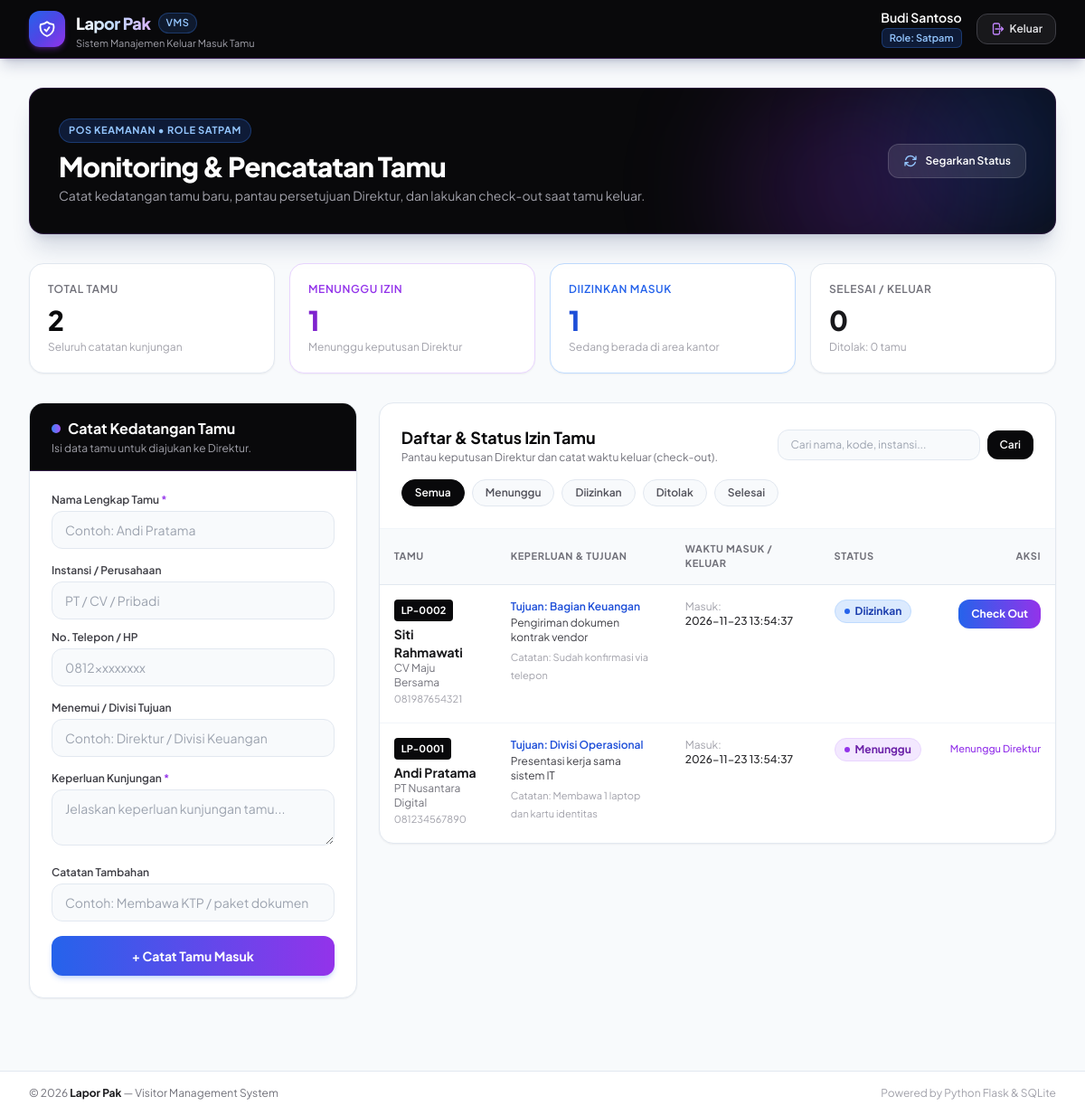
Page /satpam (signed in) on the committed database.
### tables this page shows
CREATE TABLE visitors (
            id INTEGER PRIMARY KEY AUTOINCREMENT,
            visitor_code TEXT NOT NULL UNIQUE,
            name TEXT NOT NULL,
            company TEXT,
            phone TEXT,
            purpose TEXT NOT NULL,
            host_name TEXT,
            notes TEXT,
            status TEXT NOT NULL DEFAULT 'Menunggu'
                CHECK(status IN ('Menunggu', 'Diizinkan', 'Ditolak', 'Selesai')),
            check_in_time TEXT NOT NULL,
            decision_time TEXT,
            decision_by TEXT,
            rejection_reason TEXT,
            check_out_time TEXT,
            recorded_by TEXT NOT NULL
        );

### app.py (the view)
@app.route("/satpam")
@login_required(role="satpam")
def satpam_dashboard():
    status_filter = request.args.get("status", "Semua")
    search_query = request.args.get("q", "").strip()
    conn = get_db_connection()
    stats = get_visitor_stats(conn)
    query = "SELECT * FROM visitors WHERE 1=1"
    params = []
    if status_filter != "Semua":
        query += " AND status = ?"
        params.append(status_filter)
    if search_query:
        query += " AND (name LIKE ? OR company LIKE ? OR visitor_code LIKE ? OR host_name LIKE ?)"
        like_val = f"%{search_query}%"
        params.extend([like_val, like_val, like_val, like_val])
    query += " ORDER BY id DESC"
    visitors = conn.execute(query, params).fetchall()
    conn.close()
    return render_template(
        "satpam.html",
        visitors=visitors,
        stats=stats,
        status_filter=status_filter,
        search_query=search_query,
    )

### templates/satpam.html (shortened to what this page needs)
{% extends "base.html" %}
{% block content %}
<div class="max-w-7xl mx-auto px-4 sm:px-6 lg:px-8 py-8 space-y-8">
    <div class="bg-zinc-950 text-white rounded-2xl p-6 sm:p-8 shadow-xl shadow-blue-950/15 border border-purple-500/20 relative overflow-hidden">
        <div class="absolute -right-16 -top-16 w-64 h-64 bg-blue-600/20 rounded-full blur-3xl pointer-events-none"></div>
        <div class="absolute right-24 -bottom-20 w-64 h-64 bg-purple-600/20 rounded-full blur-3xl pointer-events-none"></div>
        <div class="relative flex flex-col sm:flex-row sm:items-center sm:justify-between gap-4">
            <div>
                <span class="inline-flex items-center gap-1.5 px-2.5 py-1 rounded-full text-[11px] font-bold uppercase tracking-wider bg-blue-600/20 text-blue-300 border border-blue-500/30 mb-2">
                    Pos Keamanan • Role Satpam
                </span>
                <h1 class="text-2xl sm:text-3xl font-extrabold tracking-tight">
                    Monitoring &amp; Pencatatan Tamu
                </h1>
                <p class="text-sm text-zinc-400 mt-1">
                    Catat kedatangan tamu baru, pantau persetujuan Direktur, dan lakukan check-out saat tamu keluar.
                </p>
            </div>
            <a href="{{ url_for('satpam_dashboard') }}"
               class="self-start sm:self-center inline-flex items-center gap-2 px-4 py-2.5 rounded-xl text-xs font-semibold bg-white/10 hover:bg-white/15 text-white border border-white/15 transition">
                Segarkan Status
            </a>
        </div>
    </div>
    <div class="grid grid-cols-2 lg:grid-cols-4 gap-4">
        <div class="bg-white rounded-2xl p-5 border border-slate-200 shadow-sm">
            <p class="text-xs font-semibold uppercase tracking-wider text-zinc-500">Total Tamu</p>
            <p class="text-3xl font-extrabold text-zinc-950 mt-2">{{ stats.total }}</p>
            <p class="text-xs text-zinc-400 mt-1">Seluruh catatan kunjungan</p>
        </div>
        <div class="bg-white rounded-2xl p-5 border border-purple-200 shadow-sm">
            <p class="text-xs font-semibold uppercase tracking-wider text-purple-600">Menunggu Izin</p>
            <p class="text-3xl font-extrabold text-purple-700 mt-2">{{ stats.menunggu }}</p>
            <p class="text-xs text-zinc-400 mt-1">Menunggu keputusan Direktur</p>
        </div>
        <div class="bg-white rounded-2xl p-5 border border-blue-200 shadow-sm">
            <p class="text-xs font-semibold uppercase tracking-wider text-blue-600">Diizinkan Masuk</p>
            <p class="text-3xl font-extrabold text-blue-700 mt-2">{{ stats.diizinkan }}</p>
            <p class="text-xs text-zinc-400 mt-1">Sedang berada di area kantor</p>
        </div>
        <div class="bg-white rounded-2xl p-5 border border-slate-200 shadow-sm">
            <p class="text-xs font-semibold uppercase tracking-wider text-zinc-500">Selesai / Keluar</p>
            <p class="text-3xl font-extrabold text-zinc-900 mt-2">{{ stats.selesai }}</p>
            <p class="text-xs text-zinc-400 mt-1">Ditolak: {{ stats.ditolak }} tamu</p>
        </div>
    </div>
    <div class="grid grid-cols-1 lg:grid-cols-12 gap-6 items-start">
        <div class="lg:col-span-4 bg-white rounded-2xl border border-slate-200 shadow-sm overflow-hidden">
            <div class="bg-zinc-950 px-6 py-4 border-b border-purple-500/25">
                <h2 class="text-base font-bold text-white flex items-center gap-2">
                    <span class="w-2.5 h-2.5 rounded-full bg-gradient-to-r from-blue-500 to-purple-500"></span>
                    Catat Kedatangan Tamu
                </h2>
                <p class="text-xs text-zinc-400 mt-0.5">Isi data tamu untuk diajukan ke Direktur.</p>
            </div>
            <form method="POST" action="{{ url_for('satpam_checkin') }}" class="p-6 space-y-4">
                <div>
                    <label for="name" class="block text-xs font-semibold text-zinc-700 mb-1">
                        Nama Lengkap Tamu <span class="text-purple-600">*</span>
                    </label>
                    <input type="text" id="name" name="name" required placeholder="Contoh: Andi Pratama"
                           class="w-full px-3.5 py-2.5 rounded-xl border border-slate-200 bg-slate-50 text-sm focus:outline-none focus:ring-2 focus:ring-blue-600 focus:bg-white transition" />
                </div>
                <div class="grid grid-cols-1 sm:grid-cols-2 lg:grid-cols-1 xl:grid-cols-2 gap-3">
                    <div>
                        <label for="company" class="block text-xs font-semibold text-zinc-700 mb-1">Instansi / Perusahaan</label>
                        <input type="text" id="company" name="company" placeholder="PT / CV / Pribadi"
                               class="w-full px-3.5 py-2.5 rounded-xl border border-slate-200 bg-slate-50 text-sm focus:outline-none focus:ring-2 focus:ring-blue-600 focus:bg-white transition" />
                    </div>
                    <div>
                        <label for="phone" class="block text-xs font-semibold text-zinc-700 mb-1">No. Telepon / HP</label>
                        <input type="text" id="phone" name="phone" placeholder="0812xxxxxxxx"
                               class="w-full px-3.5 py-2.5 rounded-xl border border-slate-200 bg-slate-50 text-sm focus:outline-none focus:ring-2 focus:ring-blue-600 focus:bg-white transition" />
                    </div>
                </div>
                <div>
                    <label for="host_name" class="block text-xs font-semibold text-zinc-700 mb-1">Menemui / Divisi Tujuan</label>
                    <input type="text" id="host_name" name="host_name" placeholder="Contoh: Direktur / Divisi Keuangan"
                           class="w-full px-3.5 py-2.5 rounded-xl border border-slate-200 bg-slate-50 text-sm focus:outline-none focus:ring-2 focus:ring-blue-600 focus:bg-white transition" />
                </div>
                <div>
                    <label for="purpose" class="block text-xs font-semibold text-zinc-700 mb-1">
                        Keperluan Kunjungan <span class="text-purple-600">*</span>
                    </label>
                    <textarea id="purpose" name="purpose" rows="2" required placeholder="Jelaskan keperluan kunjungan tamu..."
                              class="w-full px-3.5 py-2.5 rounded-xl border border-slate-200 bg-slate-50 text-sm focus:outline-none focus:ring-2 focus:ring-purple-600 focus:bg-white transition"></textarea>
                </div>
                <div>
                    <label for="notes" class="block text-xs font-semibold text-zinc-700 mb-1">Catatan Tambahan</label>
                    <input type="text" id="notes" name="notes" placeholder="Contoh: Membawa KTP / paket dokumen"
                           class="w-full px-3.5 py-2.5 rounded-xl border border-slate-200 bg-slate-50 text-sm focus:outline-none focus:ring-2 focus:ring-blue-600 focus:bg-white transition" />
                </div>
                <button type="submit"
                        class="w-full py-3 px-4 rounded-xl text-sm font-bold text-white bg-gradient-to-r from-blue-600 to-purple-600 hover:from-blue-700 hover:to-purple-700 shadow-md shadow-blue-600/20 transition">
                    + Catat Tamu Masuk
                </button>
            </form>
        </div>
        <div class="lg:col-span-8 bg-white rounded-2xl border border-slate-200 shadow-sm overflow-hidden">
            <div class="p-6 border-b border-slate-100 space-y-4">
                <div class="flex flex-col sm:flex-row sm:items-center sm:justify-between gap-3">
                    <div>
                        <h2 class="text-lg font-bold text-zinc-950">Daftar &amp; Status Izin Tamu</h2>
                        <p class="text-xs text-zinc-500">Pantau keputusan Direktur dan catat waktu keluar (check-out).</p>
                    </div>
                    <form method="GET" action="{{ url_for('satpam_dashboard') }}" class="flex items-center gap-2">
                        <input type="text" name="q" value="{{ search_query }}" placeholder="Cari nama, kode, instansi..."
                               class="px-3.5 py-2 rounded-xl border border-slate-200 bg-slate-50 text-xs w-48 sm:w-56 focus:outline-none focus:ring-2 focus:ring-blue-600" />
                        <button type="submit"
                                class="px-3.5 py-2 rounded-xl bg-zinc-950 hover:bg-zinc-800 text-white text-xs font-semibold transition">
                            Cari
                        </button>
                    </form>
                </div>
                <div class="flex flex-wrap gap-2">
                    {% for st in ['Semua', 'Menunggu', 'Diizinkan', 'Ditolak', 'Selesai'] %}
                    <a href="{{ url_for('satpam_dashboard', status=st, q=search_query) }}"
                       class="px-3.5 py-1.5 rounded-full text-xs font-semibold border transition
                       {% if status_filter == st %}
                           bg-zinc-950 text-white border-zinc-950 shadow-sm
                       {% else %}
                           bg-slate-50 text-zinc-600 border-slate-200 hover:border-blue-400 hover:text-blue-700
                       {% endif %}">
                        {{ st }}
                    </a>
                    {% endfor %}
                </div>
            </div>
            <div class="overflow-x-auto">
                <table class="w-full text-left border-collapse">
                    <thead>
                        <tr class="bg-slate-50 border-b border-slate-200 text-[11px] font-bold uppercase tracking-wider text-zinc-500">
                            <th class="py-3.5 px-4">Tamu</th>
                            <th class="py-3.5 px-4">Keperluan &amp; Tujuan</th>
                            <th class="py-3.5 px-4">Waktu Masuk / Keluar</th>
                            <th class="py-3.5 px-4">Status</th>
                            <th class="py-3.5 px-4 text-right">Aksi</th>
                        </tr>
                    </thead>
                    <tbody class="divide-y divide-slate-100 text-sm">
                        {% if visitors %}
                            {% for v in visitors %}
                            <tr class="hover:bg-slate-50/80 transition">
                                <td class="py-4 px-4 align-top">
                                    <span class="inline-block text-[11px] font-bold px-2 py-0.5 rounded bg-zinc-950 text-white mb-1">
                                        {{ v.visitor_code }}
                                    </span>
                                    <p class="font-bold text-zinc-900">{{ v.name }}</p>
                                    <p class="text-xs text-zinc-500">{{ v.company }}</p>
                                    <p class="text-[11px] text-zinc-400">{{ v.phone }}</p>
                                </td>
                                <td class="py-4 px-4 align-top max-w-xs">
                                    <p class="text-xs font-semibold text-blue-700 mb-0.5">Tujuan: {{ v.host_name }}</p>
                                    <p class="text-xs text-zinc-700">{{ v.purpose }}</p>
                                    {% if v.notes and v.notes != '-' %}
                                    <p class="text-[11px] text-zinc-400 mt-1">Catatan: {{ v.notes }}</p>
                                    {% endif %}
                                </td>
                                <td class="py-4 px-4 align-top text-xs space-y-1 whitespace-nowrap">
                                    <div>
                                        <span class="text-zinc-400">Masuk:</span>
                                        <span class="font-medium text-zinc-800 block">{{ v.check_in_time }}</span>
                                    </div>
                                </td>
                                <td class="py-4 px-4 align-top">
                                    {% if v.status == 'Menunggu' %}
                                    <span class="inline-flex items-center gap-1.5 px-2.5 py-1 rounded-full text-xs font-bold bg-purple-100 text-purple-800 border border-purple-200">
                                        <span class="w-1.5 h-1.5 rounded-full bg-purple-600 animate-pulse"></span>
                                        Menunggu
                                    </span>
                                    {% elif v.status == 'Diizinkan' %}
                                    <span class="inline-flex items-center gap-1.5 px-2.5 py-1 rounded-full text-xs font-bold bg-blue-100 text-blue-800 border border-blue-200">
                                        <span class="w-1.5 h-1.5 rounded-full bg-blue-600"></span>
                                        Diizinkan
                                    </span>
                                    {% else %}
                                    <span class="inline-flex items-center gap-1.5 px-2.5 py-1 rounded-full text-xs font-semibold bg-slate-100 text-zinc-700 border border-slate-200">
                                        Selesai
                                    </span>
                                    {% endif %}
                                </td>
                                <td class="py-4 px-4 align-top text-right whitespace-nowrap">
                                    {% if v.status == 'Diizinkan' %}
                                    <form method="POST" action="{{ url_for('satpam_checkout', visitor_id=v.id) }}"
                                          onsubmit="return confirm('Catat tamu {{ v.name }} sudah keluar (Check Out)?');">
                                        <button type="submit"
                                                class="px-3.5 py-2 rounded-xl text-xs font-bold text-white bg-gradient-to-r from-blue-600 to-purple-600 hover:from-blue-700 hover:to-purple-700 shadow-sm transition">
                                            Check Out
                                        </button>
                                    </form>
                                    {% elif v.status == 'Menunggu' %}
                                    <span class="text-[11px] font-medium text-purple-600">Menunggu Direktur</span>
                                    {% elif v.status == 'Selesai' %}
                                    <span class="text-[11px] font-medium text-zinc-400">Sudah Keluar</span>
                                    {% else %}
                                    <span class="text-[11px] font-medium text-zinc-400">Tidak Masuk</span>
                                    {% endif %}
                                </td>
                            </tr>
                            {% endfor %}
                        {% else %}
                            <tr>
                                <td colspan="5" class="py-12 text-center text-sm text-zinc-400">
                                    Belum ada data tamu yang sesuai dengan filter.
                                </td>
                            </tr>
                        {% endif %}
                    </tbody>
                </table>
            </div>
        </div>
    </div>
</div>
{% endblock %}

### rows in the picture
visitors: visitor_code "LP-0002", name "Siti Rahmawati", company "CV Maju Bersama", phone "081987654321", host_name "Bagian Keuangan", purpose "Pengiriman dokumen kontrak vendor", notes "Sudah konfirmasi via telepon", check_in_time "2026-11-23 13:54:37", status "Diizinkan" (drawn)
visitors: visitor_code "LP-0001", name "Andi Pratama", company "PT Nusantara Digital", phone "081234567890", host_name "Divisi Operasional", purpose "Presentasi kerja sama sistem IT", notes "Membawa 1 laptop dan kartu identitas", check_in_time "2026-11-23 13:54:37", status "Menunggu" (drawn)

### other values in the picture
{{ session.get('full_name') }} "Budi Santoso"
{{ stats.total }} "2"
{{ stats.menunggu }} "1"
{{ stats.diizinkan }} "1"
{{ stats.selesai }} "0"
{{ stats.ditolak }} "0"
{{ st }} "Semua" "Menunggu" "Diizinkan" "Ditolak" "Selesai"
